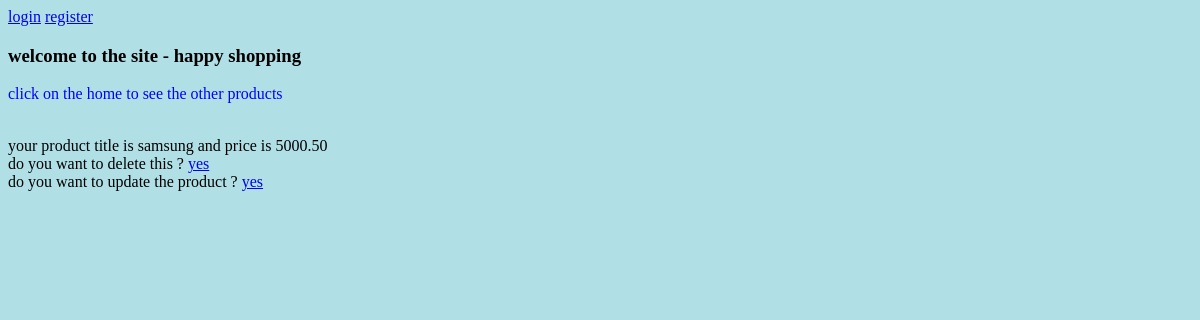
Page /detailtitle/2 on the earlier database version.
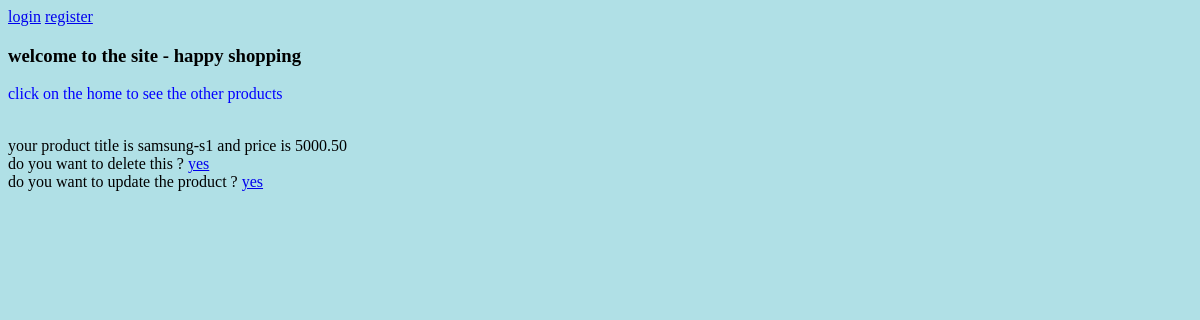
Same page on the later database version.
### classmethod/models.py (models this page shows)
class productname(models.Model):
    title=models.CharField(max_length=50)
    price=models.DecimalField(decimal_places=2,max_digits=1000)

### classmethod/views.py (the view)
# urls.py: path('detailtitle/<int:id>',detailproduct.as_view(),name='detailproducts'),
class detailproduct(View):
    template_name='methodfolder/methoddetail.html'
    def get(self,request,*args,**kwargs):
        context={}
        id_=self.kwargs.get('id')
        if id_ is not None:
            obj=get_object_or_404(productname,id=id_)
            context['object']=obj
        return render(request,self.template_name,context)

### templates/methodfolder/methoddetail.html (shortened to what this page needs)
{% extends 'home.html' %}
{% block content %}
<p class="p">click on the home to see the other products</p> <br>
your  product title is {{ object.title }} and price is {{ object.price }} <br>
do you want to delete this ? <a href="../../deletetitle/{{object.id}}"> yes</a> <br>
do you want to update the product ? <a href="../../updatetitle/{{object.id}}">yes</a>
{% endblock %}

Differences in the rows shown:
changed productname: title "samsung" → "samsung-s1"
